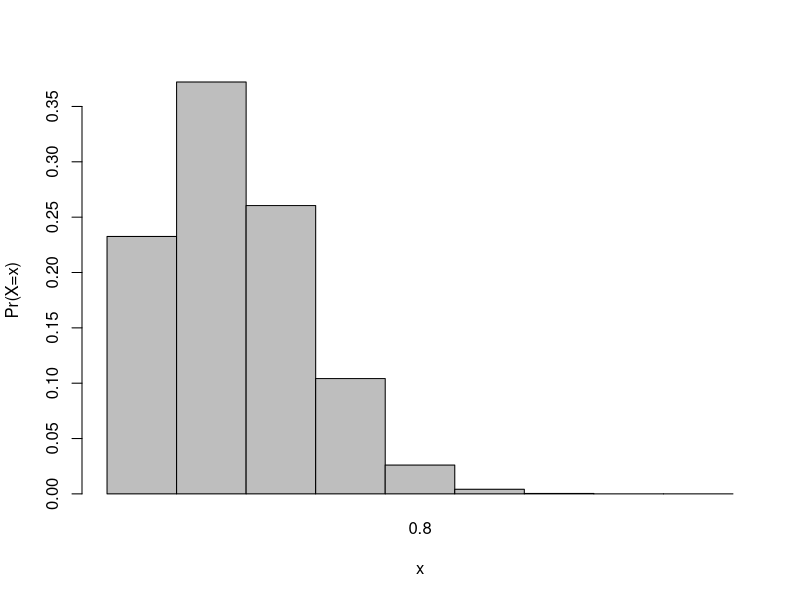
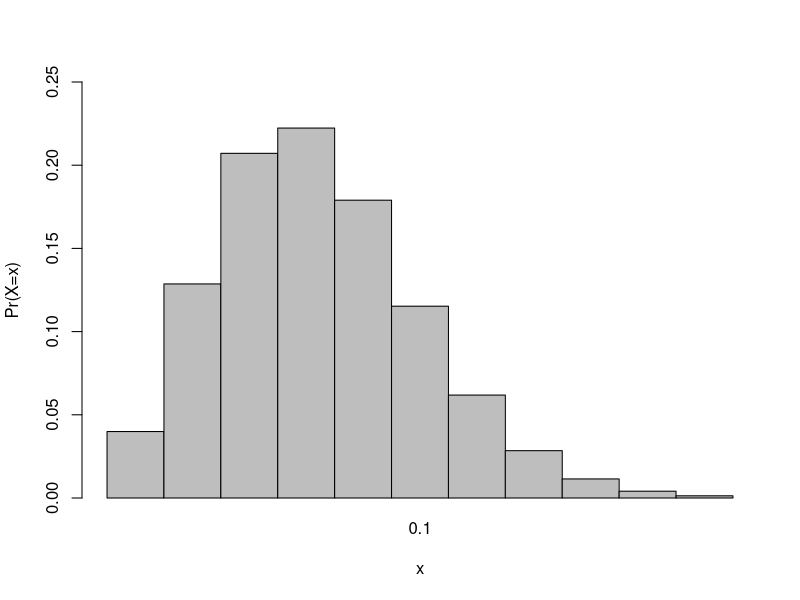
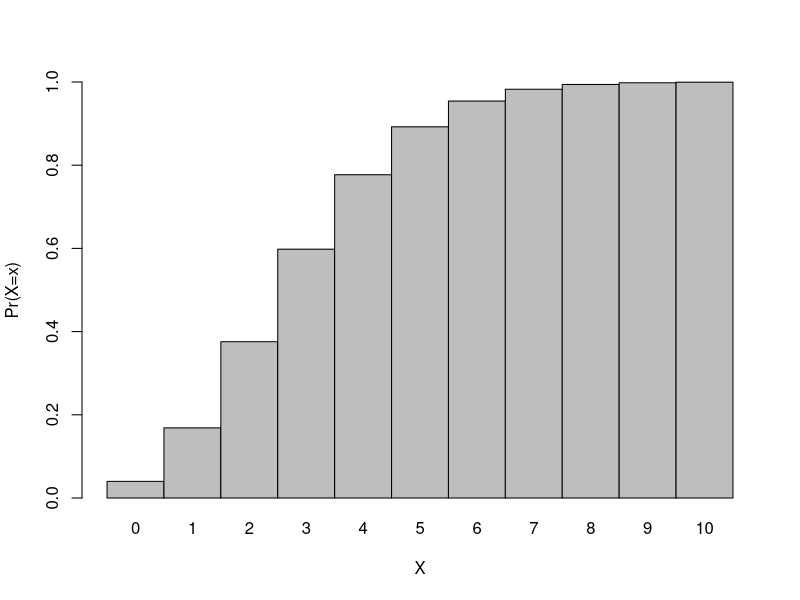
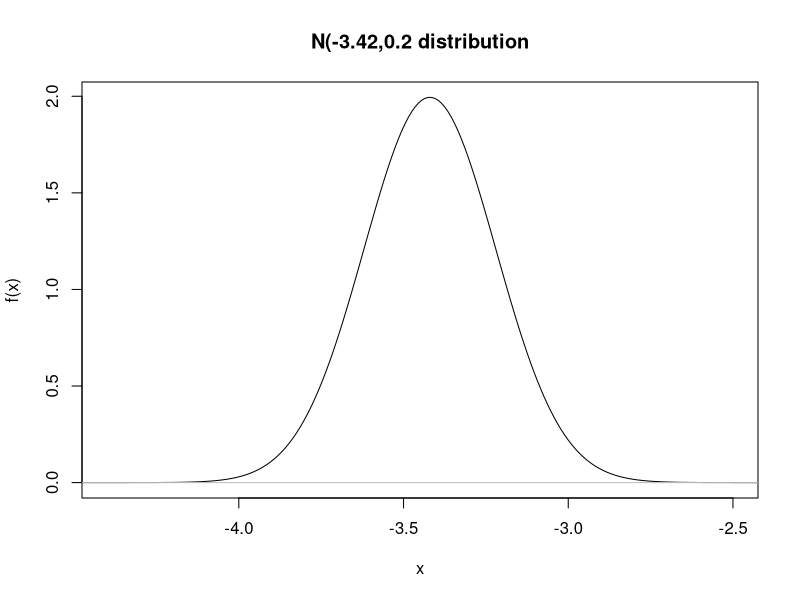

Write the R code that produced these figures, in order. (Note: this script raises an error after producing the figures.)
# Distributions

#1. Binomial Distribution
dbinom(x=5,size=8,prob = 1/6)

X_prob <- dbinom(x=0:8,size = 8,prob = 1/6)
X_prob

round(X_prob,3)



# Create a data frame for the regression results
logit_results <- data.frame(
  Predictor = c("(Intercept)", "Subcounty: Kabondo Kasipul", "Subcounty: Karachauony", 
                "Subcounty: Kasipul", "Subcounty: Mbita", "Subcounty: Ndhiwa", 
                "Subcounty: Ragwe", "Subcounty: Suba", "Marital Status: Single", 
                "Marital Status: Widowed", "Urban Residence", 
                "Employment Status: Self Employed", "Employment Status: Unemployed", 
                "ANC Attendance: Yes", "Facility Level ANC: Level 3", 
                "Facility Level ANC: Level 4", "Facility Level ANC: Level 5", 
                "Facility Level ANC: Private", "HIV Status Before Pregnancy: Unknown", 
                "Syphillis Positive", "UTI: Yes", "Education Level: Never Attended School", 
                "Education Level: Primary", "Education Level: Secondary", 
                "Sex of the Baby: Male", "WHO HIV Disease Stage: Stage II", 
                "WHO HIV Disease Stage: Stage III", "WHO HIV Disease Stage: Stage IV", 
                "Partner's HIV Status: Positive", "Partner's HIV Status: Unknown", 
                "Membrane Rupture: Premature", "Membrane Rupture: Spontaneous"),
  Estimate = c(-84.323, -56.971, -19.582, -5.119, 3.777, 1.233, -87.786, -20.482, 
               20.216, -8.820, 6.025, -9.720, -36.637, -21.009, -20.228, 13.529, 
               -6.875, 19.258, 19.740, 46.634, -26.305, 142.973, 37.468, 17.769, 
               1.568, -39.892, 62.725, 156.989, 8.000, 37.587, 11.201, 49.854),
  Std_Error = c(585612.139, 334425.376, 157955.115, 240849.174, 153202.123, 
                192397.399, 242622.569, 290229.820, 120134.324, 208805.281, 
                236523.955, 77419.541, 123230.326, 519877.895, 140024.556, 
                139038.048, 231333.732, 388913.456, 394862.860, 363238.720, 
                196153.929, 194100.766, 179789.105, 125204.611, 123047.456, 
                18588.644, 453613.175, 109178.145, 146687.037, 285495.234, 
                119636.658, 214775.524),
  Z_value = c(0.000, 0.000, 0.000, 0.000, 0.000, 0.000, 0.000, 0.000, 0.000, 
              0.000, 0.000, 0.000, 0.000, 0.000, 0.000, 0.000, 0.000, 0.000, 
              0.000, 0.000, 0.000, 0.001, 0.000, 0.000, 0.000, -0.002, 0.000, 
              0.001, 0.000, 0.000, 0.000, 0.000),
  P_value = c(1.000, 1.000, 1.000, 1.000, 1.000, 1.000, 1.000, 1.000, 1.000, 
              1.000, 1.000, 1.000, 1.000, 1.000, 1.000, 1.000, 1.000, 1.000, 
              1.000, 1.000, 1.000, 0.999, 1.000, 1.000, 1.000, 0.998, 1.000, 
              0.999, 1.000, 1.000, 1.000, 1.000)
)

# Save as CSV
write.csv(logit_results, "logistic_regression_results.csv", row.names = FALSE)

print("Logistic regression results saved as 'logistic_regression_results.csv'.")





#visualization
png("Binomial.png")
barplot(X_prob,names.arg = 0.8,space = 0,xlab = "x",ylab = "Pr(X=x)")

sum(dbinom(x=0:3,size=8, prob=1/6))

pbinom(q=3,size = 8,prob= 1/6)

#poisson

dpois(x=3,lambda = 3.22)

dpois(x=0,lambda = 3.22)

round(dpois(0:10,3.22),3)

#visual
png("Poisson.png")
barplot(dpois(x=0:10,lambda=3.22),ylim=c(0,0.25),space=0,names.arg =0.10,ylab="Pr(X=x)",xlab="x")


#ppois function
ppois(q=2, lambda = 3.22)

1-ppois(q=5, lambda = 3.22)

#visual
png("ppois.png")
barplot(ppois(q=0:10,lambda = 3.22),ylim=0:1,space=0,
        names.arg = 0:10,ylab="Pr(X=x)",xlab = "X")


#norm

mu <- -3.42
sigma <- 0.2


xvals <- seq(-5,-2,length =300)
fx <- dnorm(xvals,mean = mu,sd=sigma)
plot(xvals,fx,type="l",xlim = c(-4.4,-2.5),main="N(-3.42,0.2 distribution",
     xlab="x",ylab="f(x)")
abline(h=0,col="gray")
abline(v=c(mu.plus.1sig,mu.minus.1sig),lty=3:2)
